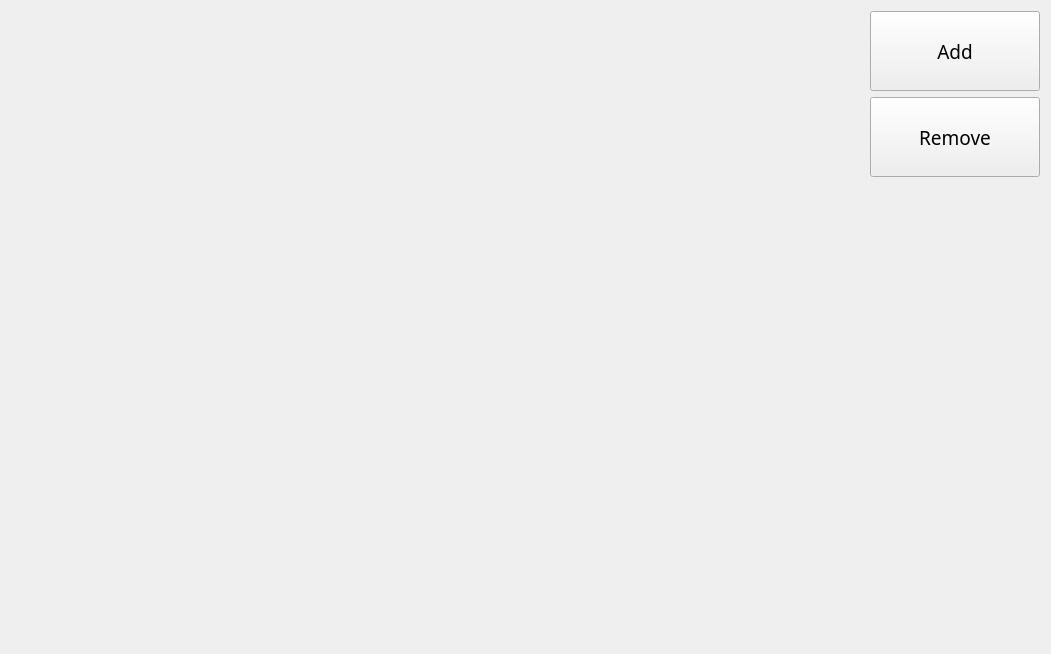
<?xml version="1.0" encoding="UTF-8"?>
<ui version="4.0">
 <class>TestVtk</class>
 <widget class="QWidget" name="TestVtk">
  <property name="geometry">
   <rect>
    <x>0</x>
    <y>0</y>
    <width>1051</width>
    <height>654</height>
   </rect>
  </property>
  <layout class="QHBoxLayout" name="horizontalLayout_2">
   <item>
    <layout class="QHBoxLayout" name="horizontalLayout" stretch="5,1">
     <item>
      <widget class="QVTKOpenGLNativeWidget" name="vtkWidget" native="true"/>
     </item>
     <item>
      <layout class="QVBoxLayout" name="verticalLayout">
       <item>
        <layout class="QVBoxLayout" name="verticalLayout_2">
         <item>
          <widget class="QPushButton" name="add_cube">
           <property name="minimumSize">
            <size>
             <width>120</width>
             <height>80</height>
            </size>
           </property>
           <property name="font">
            <font>
             <family>微软雅黑</family>
             <pointsize>14</pointsize>
            </font>
           </property>
           <property name="text">
            <string>Add</string>
           </property>
          </widget>
         </item>
         <item>
          <widget class="QPushButton" name="delete_cube">
           <property name="minimumSize">
            <size>
             <width>120</width>
             <height>80</height>
            </size>
           </property>
           <property name="font">
            <font>
             <family>微软雅黑</family>
             <pointsize>14</pointsize>
            </font>
           </property>
           <property name="text">
            <string>Remove</string>
           </property>
          </widget>
         </item>
        </layout>
       </item>
       <item>
        <spacer name="verticalSpacer">
         <property name="orientation">
          <enum>Qt::Vertical</enum>
         </property>
         <property name="sizeHint" stdset="0">
          <size>
           <width>20</width>
           <height>40</height>
          </size>
         </property>
        </spacer>
       </item>
      </layout>
     </item>
    </layout>
   </item>
  </layout>
 </widget>
 <customwidgets>
  <customwidget>
   <class>QVTKOpenGLNativeWidget</class>
   <extends>QWidget</extends>
   <header>QVTKOpenGLNativeWidget.h</header>
   <container>1</container>
  </customwidget>
 </customwidgets>
 <resources/>
 <connections/>
</ui>
